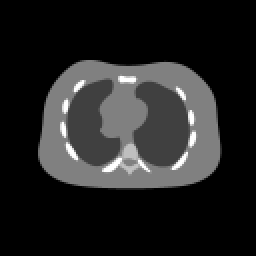
#> input picture assignmentReconstruction/data/ChestPhantom.png, 128 x 128 px (shown 2 times larger)
$ python q2.py
#> lines starting #> are read from the running program, lines starting #| are printed output that depends on the picture
#Author: Vipul Ramtekkkar | Krishna Wadhwani
#Rollno: 16D110013
#Assignment 3: Image Reconstruction
#References: https://scikit-image.org/docs/dev/auto_examples/transform/plot_radon_transform.html
import os
import numpy as np
import cv2
import matplotlib.pyplot as plt
from skimage.transform import radon, iradon
from helper_functions import get_rrmse
from functions import *
from denoise import denoise
from filtered_backprojection import filtered_backprojection

save_results_dir = '../results/q2/'

ChestPhantom = plt.imread("../data/ChestPhantom.png")
#> ChestPhantom is the input picture: shape (128, 128) float32; min 0, max 1, mean 0.139
print (ChestPhantom.shape)
#| (128, 128)
theta = np.linspace(start = 0, stop = 180,num = 180,endpoint = False, dtype = int)
sinogram = radon(ChestPhantom, theta, circle = True)
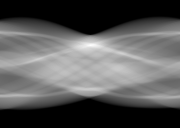
#> sinogram: shape (128, 180) float32; min 0, max 51.4, mean 17.8; drawn with min black and max white
print (sinogram.shape)
#| (128, 180)
# Solving for A (High computational complexity)

A = []
size = 128*128
for i in range(size):
	a = np.zeros(size)
	a = np.expand_dims(a, axis = 1)
	a[i] = 1
#> (the run stopped early here; a loop or call above may not have finished)
